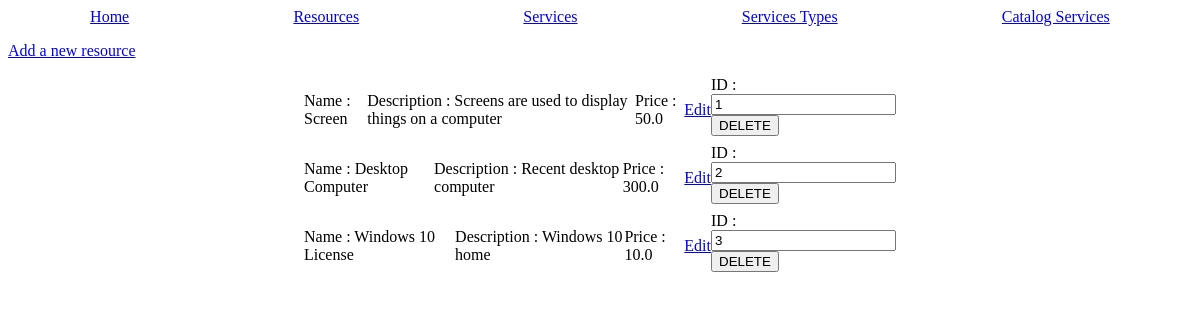
The app's page /resources, older data.
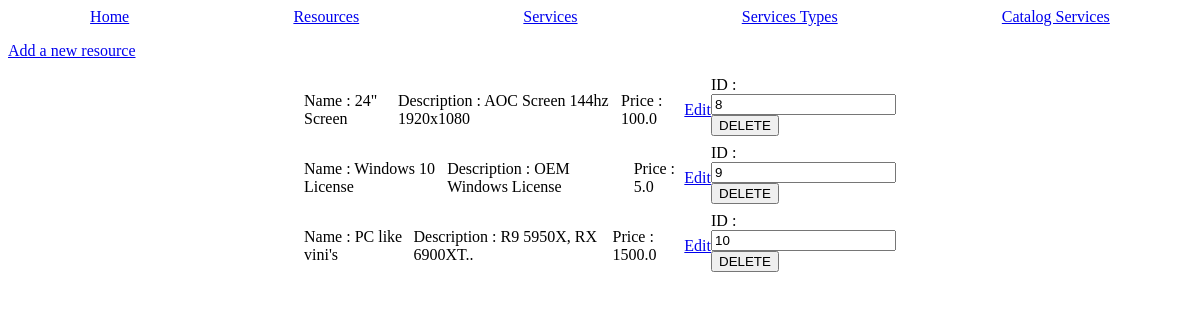
The same page, newer data.
### tables this page shows
CREATE TABLE "resources" (
	"id"	INTEGER,
	"desc"	TEXT NOT NULL,
	"price"	REAL NOT NULL,
	"name"	TEXT NOT NULL,
	PRIMARY KEY("id" AUTOINCREMENT)
);

### main.py (the view, shortened to what this page needs)
@app.route('/resources', methods = ['POST', 'GET'])
def resources():
    data_resources = utils.getRowsFromDb('SELECT * from resources');
    return render_template('resources.html.jinja', data=data_resources);

### utils.py (called while the page is built)
def dictFactory(cursor, row) -> dict:
    d = {};
    for idx, col in enumerate(cursor.description):
        d[col[0]] = row[idx];
    return d;

def connectDb(path : str = 'db/db.db') -> sqlite3.Connection:
    db = None;
    try:
        db = sqlite3.connect(path);
        db.row_factory = dictFactory;
    except Exception as err:
        flash("Can't connect do database " + str(err), 'error');
    return db;

def getRowsFromDb(request : str, values : tuple = None) -> dict:
    elementsFromDb : dict = None
    try:
        db = connectDb();
        cursor = db.cursor();
        if(type(values) is tuple):
            elementsFromDb = cursor.execute(request, values).fetchall();
        else:
            elementsFromDb = cursor.execute(request).fetchall();
        db.close();
    except Exception as err:
        flash("Can't execute SQL request " + str(err), 'error')
    return elementsFromDb;

### templates/resources.html.jinja (shortened to what this page needs)
{% extends "base.html.jinja" %}
{% block content %}
<a href="/add-resource"><p>Add a new resource</p></a>
{% if data|length > 0 %}
    {% for resource in data %}
        <div class="item">
            <div>
                <p>Name : {{ resource['name'] }}</p>
            </div>
            <div>
                <p>Description : {{ resource['desc'] }}</p>
            </div>
            <div>
                <p>Price : {{ resource['price'] }}</p>
            </div>
            <div>
                <a href="resource/{{resource['id']}}"><span>Edit</span></a>
            </div>
            <form action="/resources" method="POST" class="add-form">
                <label for="id">ID :</label>
                <input name="id" readonly value="{{resource['id']}}">
                <input type="submit" name="delete_resource" value="DELETE">
            </form>
        </div>
    {% endfor %}
{% else %}
<p>No resource at all, you can create one.</p>
{% endif %}
{% endblock %}

### templates/base.html.jinja (shortened to what this page needs)
<!DOCTYPE html>
<html lang="en">
<head>
    <link href={{url_for('static', filename="css/style.css")}} rel="stylesheet">
</head>
<body>
    <header>
        <div id="top-banner">
            <div>
                <a href="/"><span>Home</span></a>
            </div>
            <div>
                <a href="/resources">Resources</a>
            </div>
            <div>
                <a href="/services">Services</a>
            </div>
            <div>
                <a href="/services-types">Services Types</a>
            </div>
            <div>
                <a href="/catalog-services">Catalog Services</a>
            </div>
        </div>
    </header>
    <main>
        {% block content %}{% endblock %}
    </main>
</body>
</html>

### static/css/style.css (style rules this page uses)
#top-banner { display: flex; width: 100%; }
#top-banner > div { margin: auto; }
.item { display: flex; flex-direction: row; width: 50%; margin-left: auto; margin-right: auto; }
.item > div { margin: auto; }
.add-form > * { display: block; }

Row changes from the older to the newer data that the page shows:
removed resources: name "Screen", desc "Screens are used to display things on a computer", price "50.0", id "1"
removed resources: name "Desktop Computer", desc "Recent desktop computer", price "300.0", id "2"
removed resources: name "Windows 10 License", desc "Windows 10 home", price "10.0", id "3"
added resources: name "24\" Screen", desc "AOC Screen 144hz 1920x1080", price "100.0", id "8"
added resources: name "Windows 10 License", desc "OEM Windows License", price "5.0", id "9"
added resources: name "PC like vini's", desc "R9 5950X, RX 6900XT..", price "1500.0", id "10"
